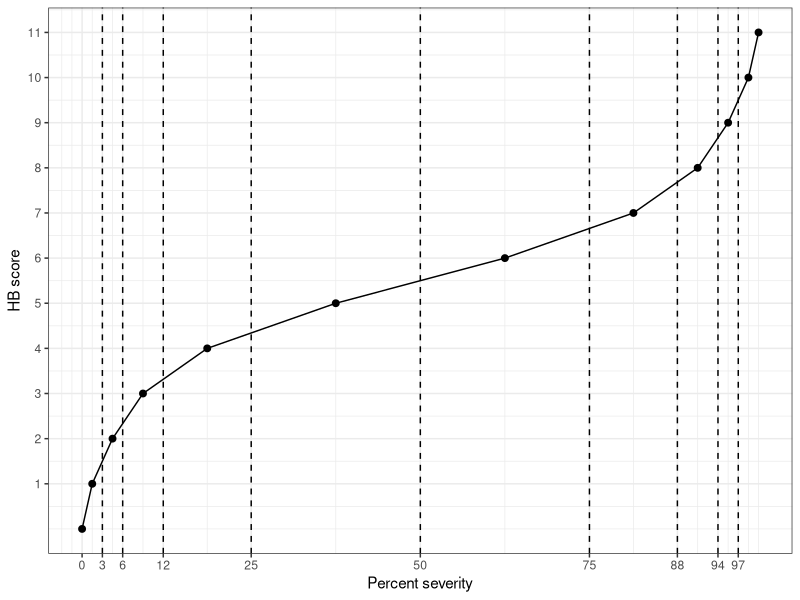
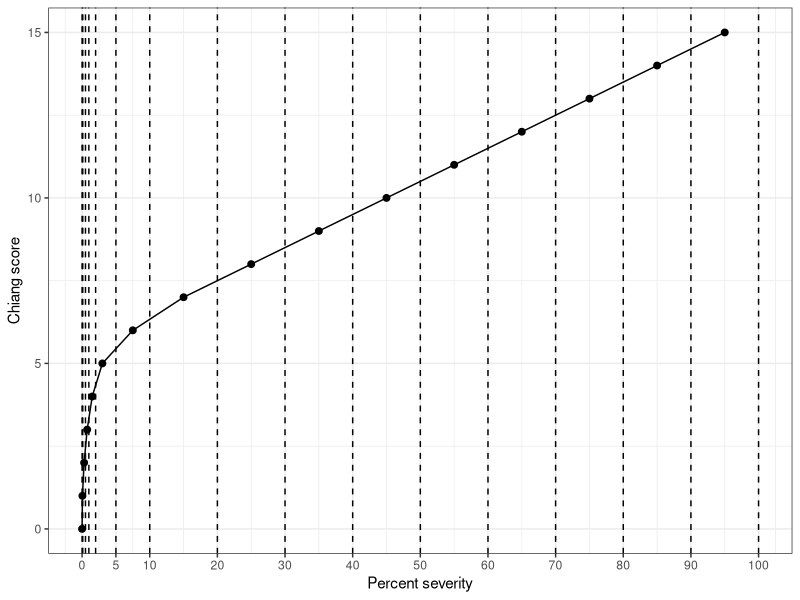

These figures' R source, in order:
## ---- chunk 1
#| label: tbl-HB
#| tbl-cap: "The Horsfal-Barrat quantitative ordinal scale used as a tool for assessing plant disease severity "
HB <- tibble::tribble(
  ~score, ~'range', ~midpoint,
  0,  '0',   0,   
  1,   '0+ to 3', 1.5,   
  2,   '3+ to 6', 4.5,   
  3,  '6+ to 12', 9.0,  
  4,  '12+ to 25', 18.5, 
  5,  '25+ to 50', 37.5, 
  6,  '50+ to 75', 62.5, 
  7,  '75+ to 88', 81.5, 
  8,  '88+ to 94', 91.0, 
  9,  '94+ to 97', 95.5, 
  10, '97+ to 100' , 98.5,  
  11,  '100', 100 
  )
knitr::kable(HB, align = "c")
## ---- chunk 2
#| warning: false
#| message: false
#| label: fig-hb
#| fig-cap: "Ordinal scores of the Horsfal-Barrat scale"
library(tidyverse)
theme_set(theme_bw())
HB |> 
  ggplot(aes(midpoint, score))+
  geom_point(size =2)+
  geom_line()+
  scale_x_continuous(breaks = c(0, 3, 6, 12, 25, 50, 75, 88, 94, 97))+
  scale_y_continuous(breaks = c(1:12))+
  geom_vline(aes(xintercept = 3), linetype = 2)+
  geom_vline(aes(xintercept = 6), linetype = 2)+
  geom_vline(aes(xintercept = 12), linetype = 2)+
  geom_vline(aes(xintercept = 25), linetype = 2)+
  geom_vline(aes(xintercept = 50), linetype = 2)+
  geom_vline(aes(xintercept = 75), linetype = 2)+
  geom_vline(aes(xintercept = 88), linetype = 2)+
  geom_vline(aes(xintercept = 94), linetype = 2)+
  geom_vline(aes(xintercept = 97), linetype = 2)+
  labs(x = "Percent severity", y = "HB score")
## ---- chunk 3
#| label: tbl-chiang
#| tbl-cap: "The Chiang quantitative ordinal scale used as a tool for assessing plant disease severity "
chiang <- tibble::tribble(
  ~score, ~'range', ~midpoint,
  0,          '0',     0,   
  1,  '0+ to 0.1',  0.05,   
  2,'0.1+ to 0.5',   0.3,   
  3,  '0.5+ to 1',  0.75,  
  4,    '1+ to 2',   1.5, 
  5,    '2+ to 5',     3, 
  6,   '5+ to 10',   7.5, 
  7,  '10+ to 20',    15, 
  8,  '20+ to 30',    25, 
  9,  '30+ to 40',    35, 
  10, '40+ to 50',    45,  
  11, '50+ to 60',    55,
  12, '60+ to 70',    65,
  13, '70+ to 80',    75,
  14, '80+ to 90',    85,
  15, '90+ to 100',   95
  )
knitr::kable(chiang, align = "c")
## ---- chunk 4
#| warning: false
#| message: false
#| label: fig-chiagn
#| fig-cap: "Ordinal scores of the Chiang scale"
library(tidyverse)
theme_set(theme_bw())
chiang |> 
  ggplot(aes(midpoint, score))+
  geom_point(size =2)+
  geom_line()+
  scale_x_continuous(breaks = c(0, 5, 10, 20, 30, 40, 50, 60, 70, 80, 90, 100))+
  geom_vline(aes(xintercept = 0), linetype = 2)+
  geom_vline(aes(xintercept = 0.1), linetype = 2)+
  geom_vline(aes(xintercept = 0.5), linetype = 2)+
  geom_vline(aes(xintercept = 1), linetype = 2)+
  geom_vline(aes(xintercept = 2), linetype = 2)+
  geom_vline(aes(xintercept = 5), linetype = 2)+
  geom_vline(aes(xintercept = 10), linetype = 2)+
  geom_vline(aes(xintercept = 20), linetype = 2)+
  geom_vline(aes(xintercept = 30), linetype = 2)+
   geom_vline(aes(xintercept = 40), linetype = 2)+
   geom_vline(aes(xintercept = 50), linetype = 2)+
   geom_vline(aes(xintercept = 60), linetype = 2)+
   geom_vline(aes(xintercept = 70), linetype = 2)+
   geom_vline(aes(xintercept = 80), linetype = 2)+
   geom_vline(aes(xintercept = 90), linetype = 2)+
   geom_vline(aes(xintercept = 100), linetype = 2)+
  labs(x = "Percent severity", y = "Chiang score")
  
  
## ---- chunk 5
DSI <- function(unit, class, max) {
df <- data.frame(unit, class)
tab <- aggregate(df$class, list(num=class), length)
tab$weight = tab$num * tab$x
(sum(as.numeric(tab$weight)))/(nrow(df)*max)*100
}
## ---- chunk 6
unit <- c(1:12)
class <- c(2,3,1,1,3,4,5,0,2,5,2,1)
ratings <- data.frame(unit, class)
ratings

## ---- chunk 7
DSI(ratings$unit, ratings$class, 6)

## ---- chunk 8
exp <- tibble::tribble(
  ~rep, ~`1`, ~`2`, ~`3`, ~`4`, ~`5`, ~`6`, ~`7`, ~`8`, ~`9`, ~`10`, ~`11`,~`12`,
  1, 2, 3, 1, 1, 3, 4, 5, 0, 2, 5, 2, 1,
  2, 3, 4, 4, 6, 5, 4, 4, 0, 2, 1, 1, 5,
  3, 5, 6, 6, 5, 4, 2, 0, 0, 0, 0, 2, 0,
  4, 5, 6, 0, 0, 0, 3, 3, 2, 1, 0, 2, 3, 
  5, 0, 0, 0, 0, 2, 3, 2, 5, 6, 2, 1, 0,
)
exp

## ---- chunk 9
res <- exp |> 
  pivot_longer(2:13, names_to = "unit", values_to = "class") |>
  group_by(rep) |> 
  summarise(DSI = DSI(unit, class, 6))
## ---- chunk 10
knitr::kable(res, align = "c")
